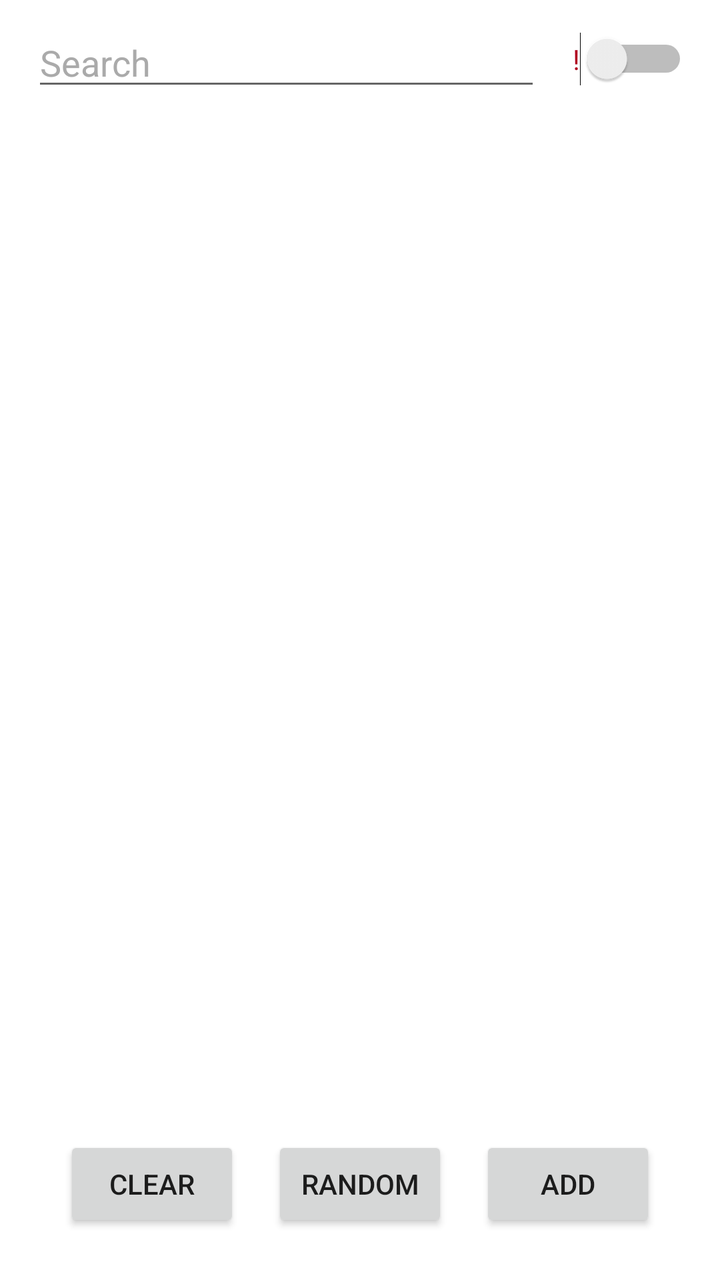
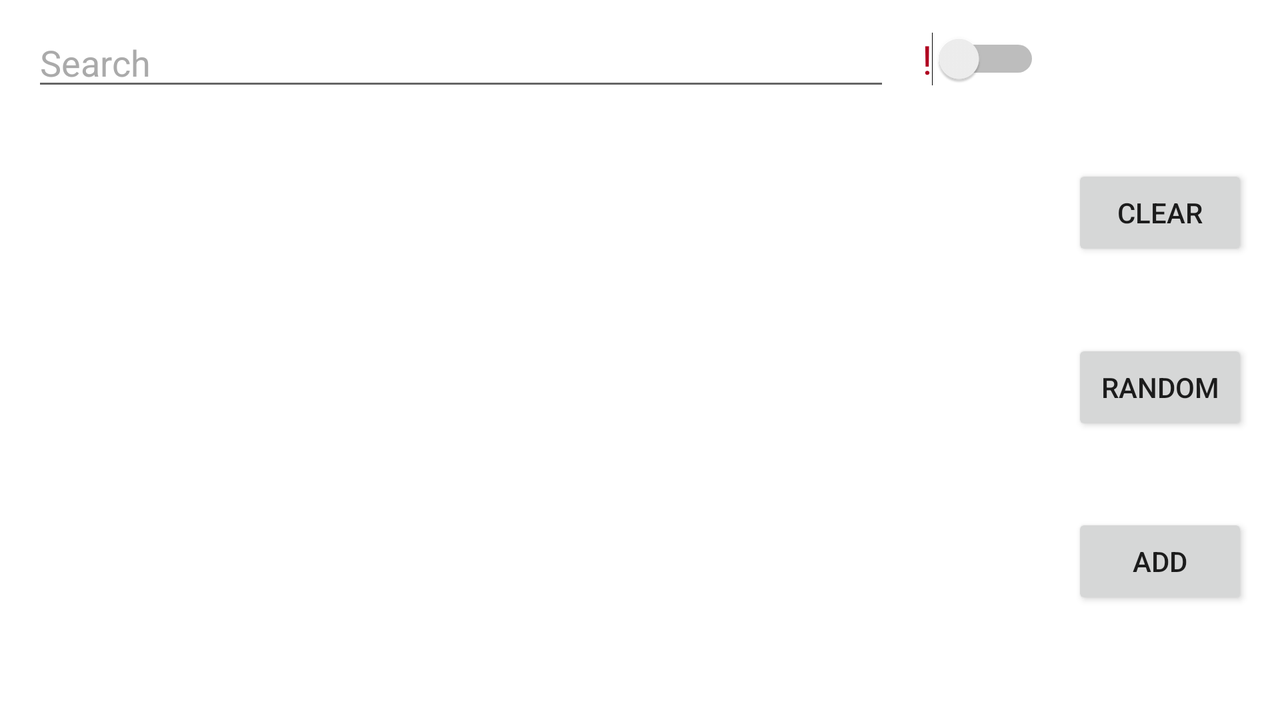

An Android layout and its configuration variant, each rendered on a device that would load it. The default file and the variant file are quoted in full after the pictures.
<!-- AndroidManifest.xml: application theme Theme.MultipleFragments -->
<!-- res/layout/fragment_list_screen.xml -->
<?xml version="1.0" encoding="utf-8"?>
<androidx.constraintlayout.widget.ConstraintLayout
        xmlns:android="http://schemas.android.com/apk/res/android"
        xmlns:tools="http://schemas.android.com/tools"
        xmlns:app="http://schemas.android.com/apk/res-auto"
        android:layout_width="match_parent"
        android:layout_height="match_parent"
        tools:context=".FragmentListScreen" android:padding="16dp">
    <EditText
            android:layout_width="0dp"
            android:layout_height="wrap_content"
            android:ems="10"
            android:id="@+id/searchField"
            android:inputType="textPersonName|text" app:layout_constraintEnd_toStartOf="@+id/Switch"
            app:layout_constraintStart_toStartOf="parent" android:hint="Search"
            android:textColorHint="@android:color/darker_gray" app:layout_constraintBottom_toBottomOf="@+id/Switch"
            app:layout_constraintTop_toTopOf="@+id/Switch" android:layout_marginEnd="16dp"/>
    <Switch
            android:text="!"
            android:layout_width="wrap_content"
            android:layout_height="wrap_content" android:id="@+id/Switch"
            app:layout_constraintTop_toTopOf="parent" app:layout_constraintEnd_toEndOf="parent"
            android:textColor="@color/design_default_color_error"/>
    <Button
            android:text="RANDOM"
            android:layout_width="wrap_content"
            android:layout_height="wrap_content" android:id="@+id/random"
            app:layout_constraintStart_toEndOf="@+id/clear"
            app:layout_constraintHorizontal_bias="0.5" app:layout_constraintEnd_toStartOf="@+id/add"
            app:layout_constraintTop_toTopOf="@+id/clear" app:layout_constraintBottom_toBottomOf="@+id/clear"/>
    <Button
            android:text="ADD"
            android:layout_width="wrap_content"
            android:layout_height="wrap_content" android:id="@+id/add"
            app:layout_constraintEnd_toEndOf="parent"
            app:layout_constraintBottom_toBottomOf="@+id/clear" app:layout_constraintStart_toEndOf="@+id/random"
            app:layout_constraintHorizontal_bias="0.5"
            app:layout_constraintTop_toTopOf="@+id/clear"/>
    <Button
            android:text="CLEAR"
            android:layout_width="wrap_content"
            android:layout_height="wrap_content" android:id="@+id/clear"
            app:layout_constraintStart_toStartOf="parent" app:layout_constraintBottom_toBottomOf="parent"
            app:layout_constraintHorizontal_bias="0.5" app:layout_constraintEnd_toStartOf="@+id/random"
            android:layout_marginBottom="8dp"/>
    <ScrollView
            android:layout_width="0dp"
            android:layout_height="0dp"
            app:layout_constraintTop_toBottomOf="@+id/searchField" app:layout_constraintStart_toStartOf="parent"
            app:layout_constraintBottom_toTopOf="@+id/random" app:layout_constraintEnd_toEndOf="parent"
            app:layout_constraintVertical_bias="0.0">
        <LinearLayout android:layout_width="match_parent" android:layout_height="wrap_content"
                      android:orientation="vertical" android:id="@+id/noteList"/>
    </ScrollView>
</androidx.constraintlayout.widget.ConstraintLayout>
<!-- resources referenced by this layout -->
<resources>
  <style name="Theme.MultipleFragments" parent="Theme.MaterialComponents.DayNight.DarkActionBar">
          
          <item name="colorPrimary">@color/purple_500</item>
          <item name="colorPrimaryVariant">@color/purple_700</item>
          <item name="colorOnPrimary">@color/white</item>
          
          <item name="colorSecondary">@color/teal_200</item>
          <item name="colorSecondaryVariant">@color/teal_700</item>
          <item name="colorOnSecondary">@color/black</item>
          
          <item name="android:statusBarColor" tools:targetApi="l">?attr/colorPrimaryVariant</item>
          
      </style>
</resources>
<!-- res/layout-land/fragment_list_screen.xml (the author's variant of the layout above) -->
<!-- drawn on the phone turned sideways -->
<?xml version="1.0" encoding="utf-8"?>
<androidx.constraintlayout.widget.ConstraintLayout
        xmlns:android="http://schemas.android.com/apk/res/android"
        xmlns:tools="http://schemas.android.com/tools"
        xmlns:app="http://schemas.android.com/apk/res-auto"
        android:layout_width="match_parent"
        android:layout_height="match_parent"
        tools:context=".FragmentListScreen" android:padding="16dp">
    <EditText
            android:layout_width="0dp"
            android:layout_height="wrap_content"
            android:ems="10"
            android:id="@+id/searchField"
            android:inputType="textPersonName|text" app:layout_constraintEnd_toStartOf="@+id/Switch"
            app:layout_constraintStart_toStartOf="parent" android:hint="Search"
            android:textColorHint="@android:color/darker_gray" app:layout_constraintBottom_toBottomOf="@+id/Switch"
            app:layout_constraintTop_toTopOf="@+id/Switch" android:layout_marginEnd="16dp"/>
    <Switch
            android:text="!"
            android:layout_width="wrap_content"
            android:layout_height="wrap_content" android:id="@+id/Switch"
            app:layout_constraintTop_toTopOf="parent"
            android:textColor="@color/design_default_color_error" app:layout_constraintEnd_toStartOf="@+id/random"
            android:layout_marginEnd="16dp" android:textSize="20sp"/>
    <Button
            android:text="RANDOM"
            android:layout_width="wrap_content"
            android:layout_height="wrap_content" android:id="@+id/random"
            app:layout_constraintTop_toBottomOf="@+id/clear"
            app:layout_constraintBottom_toTopOf="@+id/add" app:layout_constraintEnd_toEndOf="@+id/clear"/>
    <Button
            android:text="ADD"
            android:layout_width="wrap_content"
            android:layout_height="wrap_content" android:id="@+id/add"
            app:layout_constraintBottom_toBottomOf="parent" app:layout_constraintTop_toBottomOf="@+id/random"
            app:layout_constraintEnd_toEndOf="@+id/clear"/>
    <Button
            android:text="CLEAR"
            android:layout_width="wrap_content"
            android:layout_height="wrap_content" android:id="@+id/clear"
            app:layout_constraintTop_toBottomOf="@+id/Switch"
            app:layout_constraintBottom_toTopOf="@+id/random" app:layout_constraintEnd_toEndOf="parent"/>
    <ScrollView
            android:layout_width="0dp"
            android:layout_height="0dp"
            app:layout_constraintTop_toBottomOf="@+id/searchField" app:layout_constraintStart_toStartOf="parent"
            app:layout_constraintBottom_toBottomOf="parent" app:layout_constraintEnd_toStartOf="@+id/random"
            android:layout_marginEnd="16dp">
        <LinearLayout android:layout_width="match_parent" android:layout_height="wrap_content"
                      android:orientation="vertical" android:id="@+id/noteList"/>
    </ScrollView>
</androidx.constraintlayout.widget.ConstraintLayout>
